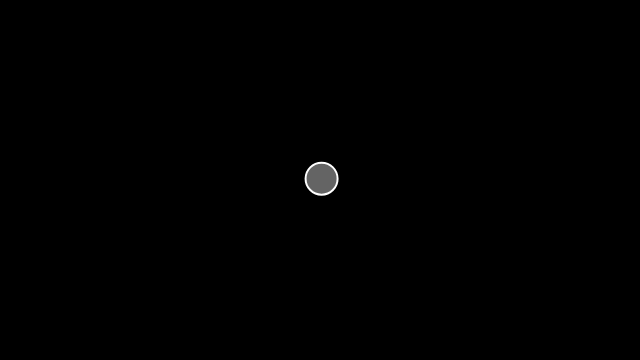
Frame 1 (no input)
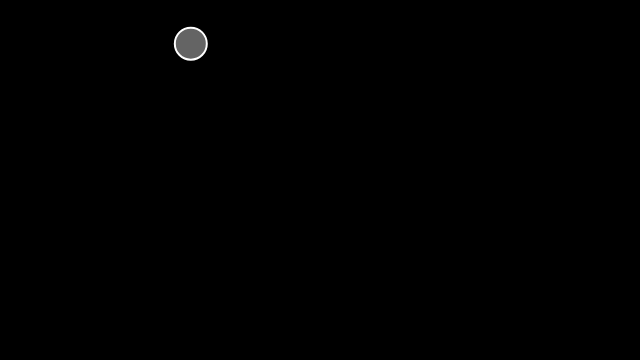
Frame 60 (no input)
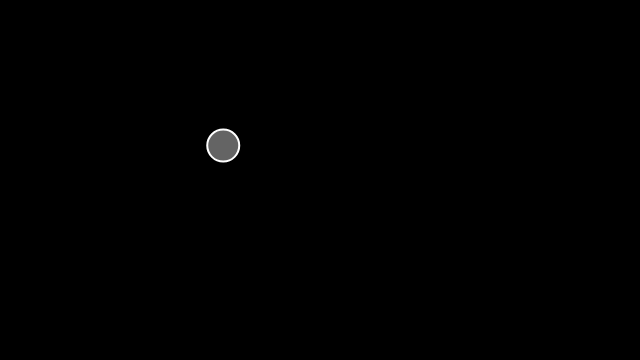
Frame 120 (the mouse pressed at the canvas centre since frame 60)

The p5.js sketch that drew these frames (run headless with seeded random() and noise() and a simulated clock; from frame 60 on, the mouse is pressed at the canvas centre):

// p5.js sketch
// ── sketch.js
let mover;

function setup(){
  createCanvas(640, 360);
  mover = new Mover(width/2, height/2);
}

function draw(){
  background(0);
  mover.update();
  mover.show();
}

class Mover{
  constructor(x, y){
    this.pos = createVector(x, y);
    this.vel = p5.Vector.random2D();
    this.vel.mult(random(3));
  }
  update(){
    let mouse = createVector(mouseX, mouseY);
    this.acc = p5.Vector.sub(mouse, this.pos);
    this.acc.setMag(0.2);   //0.5, 1, etc

    this.vel.add(this.acc);
    //속도가 무한히 증가하는 것을 방지
    //setMag 와 limit 의 다양한 조합 시도
    this.vel.limit(4);      
    //새로운 position
    this.pos.add(this.vel);
  }
  show(){
    stroke(255);
    strokeWeight(2);
    fill(266, 100);
    ellipse(this.pos.x, this.pos.y, 32, 32);
  }
}
